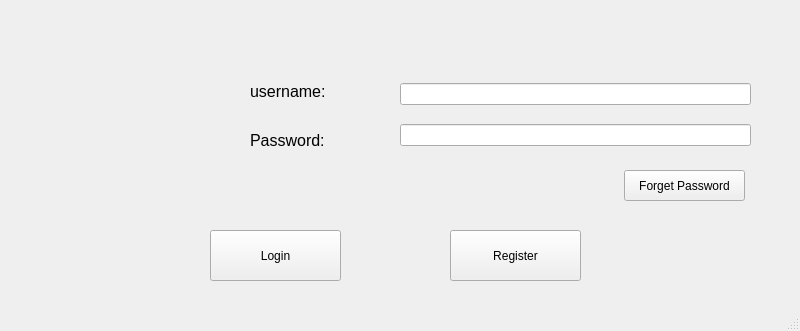
<?xml version="1.0" encoding="UTF-8"?>
<ui version="4.0">
 <class>MainWindow</class>
 <widget class="QMainWindow" name="MainWindow">
  <property name="geometry">
   <rect>
    <x>0</x>
    <y>0</y>
    <width>800</width>
    <height>331</height>
   </rect>
  </property>
  <property name="windowTitle">
   <string>MainWindow</string>
  </property>
  <widget class="QWidget" name="centralwidget">
   <widget class="QWidget" name="verticalLayoutWidget">
    <property name="geometry">
     <rect>
      <x>250</x>
      <y>70</y>
      <width>121</width>
      <height>91</height>
     </rect>
    </property>
    <layout class="QVBoxLayout" name="verticalLayout">
     <item>
      <widget class="QLabel" name="user_label">
       <property name="enabled">
        <bool>true</bool>
       </property>
       <property name="font">
        <font>
         <pointsize>12</pointsize>
        </font>
       </property>
       <property name="text">
        <string>username:</string>
       </property>
      </widget>
     </item>
     <item>
      <widget class="QLabel" name="Pass_label">
       <property name="font">
        <font>
         <pointsize>12</pointsize>
        </font>
       </property>
       <property name="text">
        <string>Password:</string>
       </property>
      </widget>
     </item>
    </layout>
   </widget>
   <widget class="QWidget" name="verticalLayoutWidget_2">
    <property name="geometry">
     <rect>
      <x>400</x>
      <y>70</y>
      <width>351</width>
      <height>91</height>
     </rect>
    </property>
    <layout class="QVBoxLayout" name="verticalLayout_2">
     <item>
      <widget class="QLineEdit" name="User_Line"/>
     </item>
     <item>
      <widget class="QLineEdit" name="Line_Pass">
       <property name="echoMode">
        <enum>QLineEdit::Password</enum>
       </property>
      </widget>
     </item>
    </layout>
   </widget>
   <widget class="QPushButton" name="Forgot_Button">
    <property name="geometry">
     <rect>
      <x>624</x>
      <y>170</y>
      <width>121</width>
      <height>31</height>
     </rect>
    </property>
    <property name="text">
     <string>Forget Password</string>
    </property>
   </widget>
   <widget class="QPushButton" name="Login_Button">
    <property name="geometry">
     <rect>
      <x>210</x>
      <y>230</y>
      <width>131</width>
      <height>51</height>
     </rect>
    </property>
    <property name="text">
     <string>Login</string>
    </property>
   </widget>
   <widget class="QPushButton" name="Register_Button">
    <property name="geometry">
     <rect>
      <x>450</x>
      <y>230</y>
      <width>131</width>
      <height>51</height>
     </rect>
    </property>
    <property name="text">
     <string>Register</string>
    </property>
   </widget>
   <widget class="QLabel" name="picLabel">
    <property name="geometry">
     <rect>
      <x>40</x>
      <y>40</y>
      <width>171</width>
      <height>161</height>
     </rect>
    </property>
    <property name="text">
     <string/>
    </property>
   </widget>
  </widget>
  <widget class="QMenuBar" name="menubar">
   <property name="geometry">
    <rect>
     <x>0</x>
     <y>0</y>
     <width>800</width>
     <height>26</height>
    </rect>
   </property>
  </widget>
  <widget class="QStatusBar" name="statusbar"/>
 </widget>
 <resources/>
 <connections/>
</ui>
